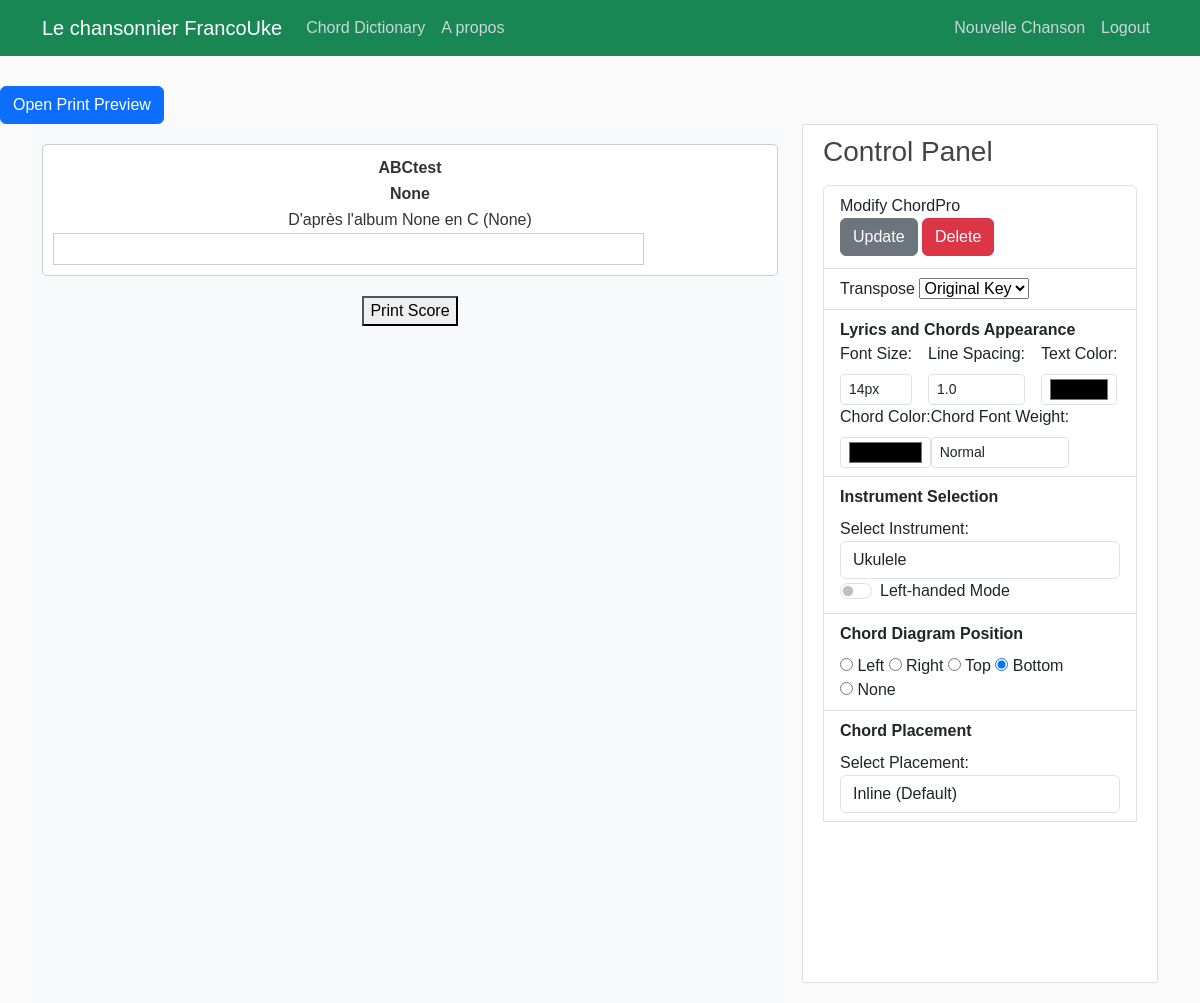
Screenshot of /score/373/ (signed in) with the database file from the repository.
### songbook/models.py (models this page shows, shortened)
class Song(models.Model):
    songTitle = models.CharField(max_length=100, blank=True, null=True)
    songChordPro = models.TextField()  # Original
    lyrics_with_chords = models.JSONField(null=True, blank=True)
    metadata = models.JSONField(blank=True, null=True)  # Stores metadata as JSON
    date_posted = models.DateField(default=timezone.now)
    contributor = models.ForeignKey(User, on_delete=models.CASCADE)
    abc_notation = models.TextField(blank=True, null=True, help_text="Optional ABC notation for this song.")
    tags = TaggableManager(blank=True)

### users/models.py (models this page shows)
class UserPreference(models.Model):
    user = models.OneToOneField(User, on_delete=models.CASCADE, related_name='preferences')
    transpose_value = models.IntegerField(default=0)  # e.g., semitone adjustments
    font_size = models.CharField(max_length=5, default="14px")
    line_spacing = models.FloatField(default=1.2)
    text_color = models.CharField(max_length=7, default="#000000")  # Hex color
    chord_color = models.CharField(max_length=7, default="#FF0000")  # Hex color
    chord_weight = models.CharField(max_length=10, default="normal")
    instrument = models.CharField(
           max_length=20,
            choices=[
            ("guitar", "Guitar"),
            ("ukulele", "Ukulele"),
            ("baritone_ukulele", "Baritone Ukulele"),
            ("banjo", "Banjo"),
            ("mandolin", "Mandolin"),
        ],
           default="ukulele")
    is_lefty = models.BooleanField(default=False)
    chord_diagram_position = models.CharField(max_length=10, default="bottom")
    chord_placement = models.CharField(max_length=20, default="inline")

### songbook/views.py (the view)
# urls.py: path('score/<int:pk>/', ScoreView.as_view(),name='score'),
class ScoreView(DetailView):
    model = Song
    template_name = 'songbook/song_simplescore.html'  # Temporary template for experiments
    context_object_name = 'score'
    def get_context_data(self, **kwargs):
        context = super().get_context_data(**kwargs)
        if self.request.user.is_authenticated:
            preferences, created = UserPreference.objects.get_or_create(user=self.request.user)
            context["preferences"] = preferences
        else:
            context["preferences"] = None  # Handle unauthenticated users if necessary
        return context

### songbook/templates/songbook/song_simplescore.html (shortened to what this page needs)
{% load static %}
<!DOCTYPE html>
<html lang="en">
<head>
<link href="https://cdn.jsdelivr.net/npm/bootstrap@5.3.3/dist/css/bootstrap.min.css" rel="stylesheet">
    {% if pdf_generation %}
        <link rel="stylesheet" href="file://{{ STATIC_ROOT }}/songbook/main.css">
        <link rel="stylesheet" href="file://{{ STATIC_ROOT }}/songbook/song_simplescore.css">
    {% else %}
        <link rel="stylesheet" type="text/css" href="{% static 'songbook/main.css' %}">
        <link rel="stylesheet" href="{% static 'songbook/song_simplescore.css' %}">
    {% endif %}
</head>
<body>
    <header class="site-header">
        {% include "partials/_navbar.html" %}
      </header>
      <button type="button" class="btn btn-primary mt-3" data-bs-toggle="modal" data-bs-target="#printPreviewModal">
        Open Print Preview
    </button>
      <main role="main" class="container">
        <div class="row">
            <div class="col-8 bg-light">
                <div id="printableScore" style="background-color:#FFF; padding: 10px; border: 1px solid #ccc; border-radius: 5px; max-width: 800px; margin: 20px auto;">
                    <table id="song_header" table table-borderless style="width: 100%; margin: 0 auto; padding: 1;">
                        <tbody>
                            <tr style="height:fit-content;">
                                <td class="col-3">
                                </td>
                                <td class="col-6" style="text-align: center; font-weight: bolder;">{{ score.songTitle }}</td>
                                <td class="col-3" style="text-align: right;">
                                </td>
                            </tr>
                            <tr>
                                <td class="col-sm-3">
                                    </td>
                                <td class="col-sm-6" style="text-align: center; font-weight: bolder;">{{ score.metadata.artist }}</td>
                                <td class="col-sm-3"></td>
                            </tr>
                            <tr>
                                <td colspan="3" style="text-align: center; " id="recording">D'après l'album {{ score.metadata.album }} en {{ score.metadata.key }} ({{ score.metadata.year }})</td>
                            </tr>
                        </tbody>
                    </table>
                <div id="lyrics-and-chords" class="row">
                    <div class="col-10">
                        <div id="lyrics-container" class="lyrics-container">
                        </div>
                    </div>
                    <div id="right-chord-diagram-placeholder" class="col-2"></div>
                </div>
            </div>
        <button onclick="printDiv('printableScore')" style="display: block; margin: 20px auto;">Print Score</button>
        </div>
            <div class="col-4">
                {% include "partials/_control_panel.html" %}
            </div>
    </main>
</body>
</html>

### songbook/templates/partials/_control_panel.html (shortened to what this page needs)
{% load static %}
<div class="content-section">
    <h3>Control Panel</h3>
    <p class='text-muted'>
      <ul class="list-group">
        <li class="list-group-item list-group-item-heavy">Modify ChordPro<div>
          <a class="btn btn-secondary btn-sm-mt-1 mb-1" href ="{% url 'song-update' object.id %}">Update</a>
          <a class="btn btn-danger btn-sm-mt-1 mb-1" href ="{% url 'song-delete' object.id %}">Delete</a>
        </div>
        </li>
        <li class="list-group-item list-group-item-heavy">Transpose
          <select id="transpose-select" onchange="transposeSong(this.value)">
            <option value="0">Original Key</option>
        </select>
        </li>
        <li class="list-group-item list-group-item-heavy">
            <strong>Lyrics and Chords Appearance</strong>
            <div class="control-panel mt-12 d-flex flex-wrap align-items-center">
                <div class="me-3">
                    <label for="fontSize" class="form-label">Font Size:</label>
                    <select id="fontSize" onchange="updateStyle('fontSize', this.value)" class="form-control form-control-sm">
                        <option value="14px" {% if preferences.font_size == "14px" %}selected{% endif %}>14px</option>
                    </select>
                </div>
                <div class="me-3">
                    <label for="lineSpacing" class="form-label">Line Spacing:</label>
                    <select id="lineSpacing" onchange="updateStyle('lineHeight', this.value)" class="form-control form-control-sm">
                        <option value="1.0" {% if preferences.line_spacing == "1.0" %}selected{% endif %}>1.0</option>
                    </select>
                </div>
                <div class="me-8">
                    <label for="textColor" class="form-label">Text Color:</label>
                    <input type="color" id="textColor" onchange="updateStyle('color', this.value)" class="form-control form-control-sm">
                </div>
                <div class="me-8">
                    <label for="chordColor" class="form-label">Chord Color:</label>
                    <input type="color" id="chordColor" onchange="updateStyle('chordColor', this.value)" class="form-control form-control-sm">
                </div>
                <div class="me-8">
                    <label for="chordWeight" class="form-label">Chord Font Weight:</label>
                    <select id="chordWeight" onchange="updateStyle('chordWeight', this.value)" class="form-control form-control-sm">
                        <option value="normal">Normal</option>
                    </select>
                </div>
          </div>
      </li>
      <li class="list-group-item list-group-item-heavy">
          <strong>Instrument Selection</strong>
          <div class="control-panel mt-2">
              <label for="instrument-selector">Select Instrument:</label>
              <select id="instrument-selector" class="form-control">
                <option value="ukulele" {% if preferences.instrument == "ukulele" %}selected{% endif %}>Ukulele</option>
            </select>
          </div>
          <div class="form-check form-switch">
            <input class="form-check-input" type="checkbox" id="isLeftyToggle" onchange="updateLeftyMode()">
            <label class="form-check-label" for="isLeftyToggle">Left-handed Mode</label>
        </div>
      </li>
      <li class="list-group-item list-group-item-heavy">
          <strong>Chord Diagram Position</strong>
          <form id="layout-form" class="mt-2">
              <label>
                  <input type="radio" name="diagram-position" value="left"> Left
              </label>
              <label>
                  <input type="radio" name="diagram-position" value="right"> Right
              </label>
              <label>
                  <input type="radio" name="diagram-position" value="top"> Top
              </label>
              <label>
                  <input type="radio" name="diagram-position" value="bottom" checked> Bottom
              </label>
              <label>
                <input type="radio" name="diagram-position" value="none"> None
            </label>
          </form>
      </li>
      <li class="list-group-item list-group-item-heavy">
        <strong>Chord Placement</strong>
        <div class="control-panel mt-2">
            <label for="chord-placement">Select Placement:</label>
            <select id="chord-placement" class="form-control" onchange="updateChordPlacement(this.value)">
                <option value="inline" selected>Inline (Default)</option>
            </select>
        </div>
    </li>
    <iframe src="https://www.youtube.com/embed/xm7pCeutod4?si=cUjr6n2Cp6t5FGgn" title="YouTube video player" frameborder="0" allow="accelerometer; autoplay; clipboard-write; encrypted-media; gyroscope; picture-in-picture; web-share" allowfullscreen></iframe>
  </ul>
</div>
</div>

### songbook/static/songbook/main.css (style rules this page uses)
body { background: #fafafa; color: #333333; margin-top: 5rem; }
h1, h2, h3, h4, h5, h6 { color: #444444; }
ul { margin: 0; }
.content-section { background: #ffffff; padding: 10px 20px; border: 1px solid #dddddd; border-radius: 3px; margin-bottom: 20px; }
#fontSize, #textColor, #lineSpacing, #chordColor, #chordWeight { margin-right: 10px; }
.lyrics-container { line-height: 1.0; }

### songbook/static/songbook/song_simplescore.css (style rules this page uses)
body { font-family: Arial, sans-serif; padding-top: 70px; margin: 0; }
#song_header { width: 100%; border-collapse: collapse; margin-bottom: 10px; }
#song_header td { padding: 1px; text-align: center; border: 0px solid #ddd; background-color: #fff; }
#song_header td[colspan="3"] { text-align: center; }
#chord-container, .lyrics-container { border: 1px solid #ccc; padding: 5px; background-color: #f9f9f9; }
.lyrics-container { background-color: #fff; padding: 15px; flex-grow: 1; transition:all 0.3 ease; }
.row > div:not(.lyrics-container) { text-align: left; }
#recording { text-align: center; }

### rows the page displays
Song: songTitle "ABCtest", metadata.artist "None", metadata.album "None", metadata.key "C", metadata.year "None"
UserPreference: font_size "14px", instrument "Ukulele"
